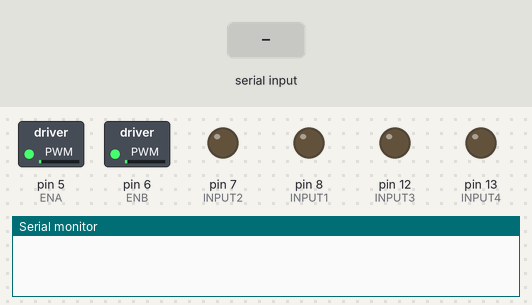
Simulated run of this sketch. Board: Arduino Uno, built with avr-gcc and run on an emulated ATmega328P. Parts: switched loads named in the sketch (green lamp = pin HIGH), output pins drawn as LEDs (lit = HIGH), the last lines printed to the serial monitor. Inputs (shaded band) come from the test bench.

Above: at 1.2 s.
1.3 s: "r" received over Serial
At 2.1 s:
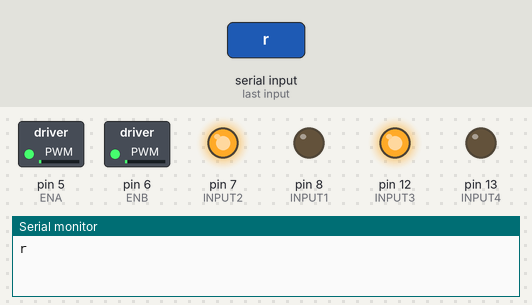
4.3 s: "s" received over Serial
At 6.4 s:
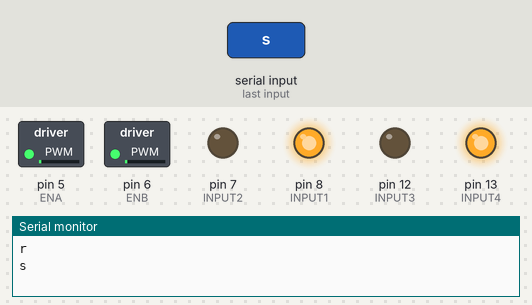
8.7 s: "+" received over Serial
At 9.9 s:
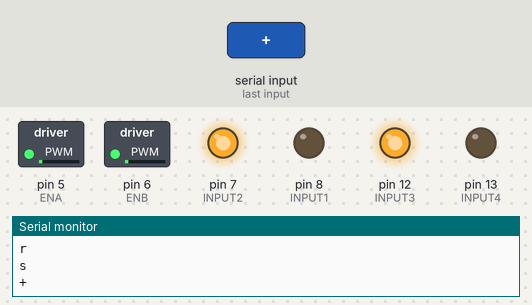
10.2 s: "a" received over Serial
At 11.1 s:
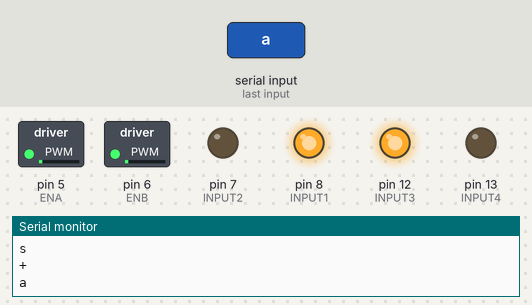
11.7 s: "-" received over Serial
At 12.2 s:
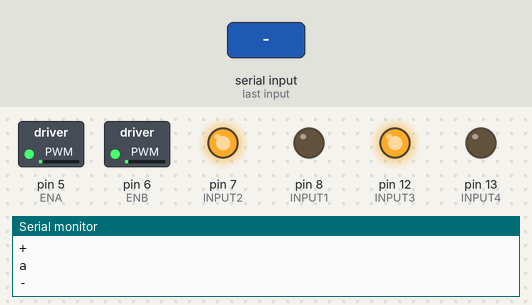
Timing chart, 0 to 14.2 s (numbered marks = the images above; inputs shaded):
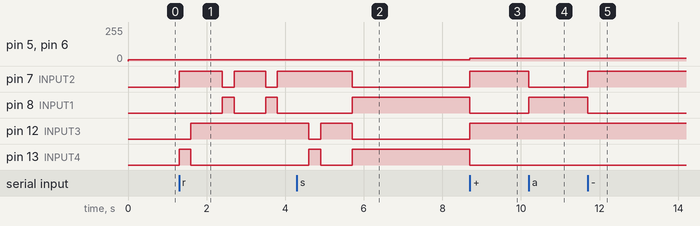

Measured:
- after the input at 1.3 s, pin 7 (INPUT2): goes HIGH 1.1 s, LOW 0.30 s, HIGH 0.80 s, LOW 0.30 s, then HIGH, starting at once; pin 8 (INPUT1): alternates HIGH for 0.30 s and LOW for 0.80 s, starting after 1.1 s; pin 12 (INPUT3): LOW → HIGH after 0.30 s; pin 13 (INPUT4): LOW → HIGH at once, → LOW 0.30 s later
- after the input at 4.3 s, pin 12 (INPUT3): goes on until 5.7 s, then stays LOW; pin 13 (INPUT4): goes on until 5.7 s, then stays HIGH
- after the input at 8.7 s, pin 5 (ENA), pin 6 (ENB): 10/255 → 20/255 at once; pin 7 (INPUT2), pin 12 (INPUT3): LOW → HIGH at once; pin 8 (INPUT1), pin 13 (INPUT4): HIGH → LOW at once
- after the input at 10.2 s, pin 7 (INPUT2): HIGH → LOW at once; pin 8 (INPUT1): LOW → HIGH at once
- after the input at 11.7 s, pin 7 (INPUT2): LOW → HIGH at once; pin 8 (INPUT1): HIGH → LOW at once

The sketch:

exp6.ino
```cpp
#include <Servo.h>
#include <EEPROM.h>

//以下内容为手打
  int Input_Detect_LEFT = A3;
  int Input_Detect_RIGHT = A2;


//以上内容为手打

int rec_taken = 0 ;
int index = 0 ;
int INPUT1 = 8;//电机接口1
int INPUT2 = 7;//电机接口2
int INPUT3 = 12;//电机接口3
int INPUT4 = 13;//电机接口4
#define MOTOR_GO_FORWARD {digitalWrite(INPUT1,LOW);digitalWrite(INPUT2,HIGH);digitalWrite(INPUT3,HIGH);digitalWrite(INPUT4,LOW);}    //车体前进
#define MOTOR_GO_BACK {digitalWrite(INPUT1,HIGH);digitalWrite(INPUT2,LOW);digitalWrite(INPUT3,LOW);digitalWrite(INPUT4,HIGH);}    //车体前进
#define MOTOR_GO_RIGHT    {digitalWrite(INPUT1,HIGH);digitalWrite(INPUT2,LOW);digitalWrite(INPUT3,HIGH);digitalWrite(INPUT4,LOW);}    //车体前进

#define MOTOR_GO_LEFT {digitalWrite(INPUT1,LOW);digitalWrite(INPUT2,HIGH);digitalWrite(INPUT3,LOW);digitalWrite(INPUT4,HIGH);}    //车体前进
char rec;
int IR_L;
int IR_R;
  //以下内容为手打
  int Echo = A5;
  int Trig = A4;
  float Ldistance;
  int count = 0;
  int v1 = 0;
  int v2 = 0;
  int v3 = 0;


//
int Left_Speed_Hold = 200;//定义左侧速度变量
int Right_Speed_Hold = 200;//定义右侧速度变量
int ENA = 5;//L298使能A
int ENB = 6;//L298使能B
int follow_begin = 0;
int Left_Speed[11]={
  10,20,30,40,50,55,60,65,70,75,80};//左侧速度档位值
int Right_Speed[11]={
  10,20,30,40,50,55,60,65,70,75,80};//右侧速度档位值
void GetMessage(){
  if(Serial.available()){
    rec = Serial.read();
    Serial.println(rec);
    rec_taken = 0;
  }
  Left_Speed_Hold = Left_Speed[index];
  Right_Speed_Hold = Right_Speed[index];
  analogWrite(ENB,Left_Speed_Hold);//给L298使能端B赋值
  analogWrite(ENA,Right_Speed_Hold);//给L298使能端A赋值
  switch(rec){
  case '+':
    if (( ( ( rec_taken ) == ( 0 ) ) && ( ( index ) < ( 10 ) ) ))
    {
      index++;
      rec_taken = 1 ;
      return;
    }
  case '-':
    if (( ( ( rec_taken ) == ( 0 ) ) && ( ( index ) > ( 10 ) ) ))
    {
      index--;
      rec_taken = 1 ;
      return;
    }
  case 'w':
    MOTOR_GO_FORWARD;
    delay( 300 );
    return;
  case 's':
    MOTOR_GO_BACK;
    delay( 300 );
    return;
  case 'a':
    MOTOR_GO_RIGHT;
    delay( 300 );
    return;
  case 'd':
    MOTOR_GO_LEFT;
    delay( 300 );
    return;

   case 'q':


  IR_L = digitalRead(Input_Detect_LEFT);
  IR_R = digitalRead(Input_Detect_RIGHT);
  if((IR_L == LOW)&&(IR_R == LOW)){
    MOTOR_GO_FORWARD;
    return;
  }

  if((IR_L == LOW)&&(IR_R == HIGH)){
    MOTOR_GO_RIGHT;
    return;
  }

  if((IR_L == HIGH)&&(IR_R == LOW)){

    MOTOR_GO_LEFT;
    return;
  }

  if((IR_L == HIGH)&&(IR_R == HIGH)){

    return;
  }
  return;

  if(Ldistance<0.1)
    MOTOR_GO_LEFT;
  return;


   case 'r':

  MOTOR_GO_LEFT;
  delay( 300 );
  MOTOR_GO_FORWARD;
  delay( 800 );
  MOTOR_GO_RIGHT;
  delay( 300 );
  MOTOR_GO_FORWARD;
  delay( 800 );
   MOTOR_GO_RIGHT;
  delay( 300 );
  MOTOR_GO_FORWARD;
  delay( 800 );
  MOTOR_GO_LEFT;
  delay( 300 );
  MOTOR_GO_FORWARD;
  delay( 800 );
  return;


  case '1':
    follow_begin = 1;
    if(rec_taken == 0) Serial.println("follow begin"),rec_taken = 1;
    break;
  case '2':
    follow_begin = 0;
    if(rec_taken == 0) Serial.println("follow end"),rec_taken = 1;
    break;
  case 'p':
    {
      if(rec_taken == 0)
      {
        Serial.print("left: ");
        Serial.println(IR_L);
        Serial.print("right: ");
        Serial.println(IR_R);
        rec_taken = 1;
      }
      break;
    }
  case'o':
    {
      if(rec_taken == 0)
      {
        Serial.print("distance: ");
        Serial.println(Ldistance);
        rec_taken = 1;
      }
      break;
    }
  default:
    break;
  }
}

void setup()
{
  pinMode(INPUT1,OUTPUT);
  pinMode(INPUT2,OUTPUT);
  pinMode(INPUT3,OUTPUT);
  pinMode(INPUT4,OUTPUT);
  Serial.begin(9600);
  pinMode(ENA,OUTPUT);
  pinMode(ENB,OUTPUT);
  //shouda de nei rong
    pinMode(Input_Detect_LEFT,INPUT) ;
  pinMode(Input_Detect_RIGHT,INPUT);
  pinMode(Echo,INPUT);
  pinMode(Trig,OUTPUT);

}

char Get_Distance(){
  digitalWrite(Trig,LOW);
  delayMicroseconds(2);
  digitalWrite(Trig,HIGH);
  delayMicroseconds(10);
  digitalWrite(Trig,LOW);
  Ldistance = pulseIn(Echo,HIGH);
  Ldistance = Ldistance/5.8/10;
  return Ldistance;


}


//shoudade neirong
void FollowLine(){

  IR_L = digitalRead(Input_Detect_LEFT);
  IR_R = digitalRead(Input_Detect_RIGHT);
  if((IR_L == LOW)&&(IR_R == LOW)){
    MOTOR_GO_FORWARD;
    return;
  }

  if((IR_L == LOW)&&(IR_R == HIGH)){
    MOTOR_GO_RIGHT;
    return;
  }

  if((IR_L == HIGH)&&(IR_R == LOW)){

    MOTOR_GO_LEFT;
    return;
  }

  if((IR_L == HIGH)&&(IR_R == HIGH)){


    return;
  }
  return;

  if(Ldistance<0.1)
    MOTOR_GO_LEFT;
  return;


}


void loop()
{
  GetMessage();
  Get_Distance;
  FollowLine;
}
```
